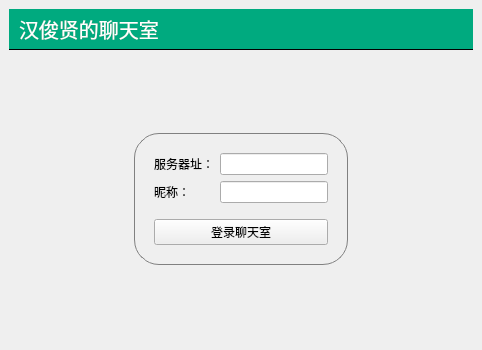
<?xml version="1.0" encoding="UTF-8"?>
<ui version="4.0">
 <class>MainWindow</class>
 <widget class="QMainWindow" name="MainWindow">
  <property name="geometry">
   <rect>
    <x>0</x>
    <y>0</y>
    <width>482</width>
    <height>350</height>
   </rect>
  </property>
  <property name="windowTitle">
   <string>MainWindow</string>
  </property>
  <property name="styleSheet">
   <string notr="true">#titleLabel {
    background: white;
    color: blue;
    font-size: 20px;
    border: none;
    border-bottom: 1px solid black;
    padding: 5px;
	font 24pt&quot;黑体&quot;;
	color:rgb(255,255,255);
background-color:rgba(0,170,127,255);

}

#mainFrame {
    border: none;
    background: white;
}

#loginFrame {
    background: qlineargradient(x1:0, y1:0, x2:0, y2:1, stop:0 #ddff, stop:1 #aaff);
    border: 1px solid gray;
    padding: 10px;
    border-radius: 25px;
}</string>
  </property>
  <widget class="QWidget" name="centralwidget">
   <layout class="QVBoxLayout" name="verticalLayout">
    <item>
     <widget class="QLabel" name="titleLabel">
      <property name="styleSheet">
       <string notr="true"/>
      </property>
      <property name="text">
       <string>汉俊贤的聊天室</string>
      </property>
     </widget>
    </item>
    <item>
     <widget class="QStackedWidget" name="stackedWidget">
      <property name="currentIndex">
       <number>1</number>
      </property>
      <widget class="QWidget" name="loginPage">
       <layout class="QVBoxLayout" name="verticalLayout_3">
        <item>
         <layout class="QHBoxLayout" name="horizontalLayout">
          <item>
           <widget class="QTextEdit" name="textEdit"/>
          </item>
          <item>
           <widget class="QListWidget" name="listWidget">
            <property name="maximumSize">
             <size>
              <width>120</width>
              <height>16777215</height>
             </size>
            </property>
           </widget>
          </item>
         </layout>
        </item>
        <item>
         <layout class="QHBoxLayout" name="horizontalLayout_2">
          <item>
           <widget class="QLineEdit" name="lineEdit"/>
          </item>
          <item>
           <widget class="QPushButton" name="saveButton">
            <property name="text">
             <string>发送</string>
            </property>
           </widget>
          </item>
          <item>
           <widget class="QPushButton" name="logoutButton">
            <property name="text">
             <string>退出</string>
            </property>
           </widget>
          </item>
         </layout>
        </item>
       </layout>
      </widget>
      <widget class="QWidget" name="chatPage">
       <layout class="QGridLayout" name="gridLayout">
        <item row="0" column="1">
         <spacer name="verticalSpacer_2">
          <property name="orientation">
           <enum>Qt::Vertical</enum>
          </property>
          <property name="sizeHint" stdset="0">
           <size>
            <width>20</width>
            <height>61</height>
           </size>
          </property>
         </spacer>
        </item>
        <item row="1" column="0">
         <spacer name="horizontalSpacer">
          <property name="orientation">
           <enum>Qt::Horizontal</enum>
          </property>
          <property name="sizeHint" stdset="0">
           <size>
            <width>106</width>
            <height>20</height>
           </size>
          </property>
         </spacer>
        </item>
        <item row="1" column="1">
         <widget class="QFrame" name="loginFrame">
          <property name="styleSheet">
           <string notr="true"/>
          </property>
          <property name="frameShape">
           <enum>QFrame::StyledPanel</enum>
          </property>
          <property name="frameShadow">
           <enum>QFrame::Raised</enum>
          </property>
          <layout class="QVBoxLayout" name="verticalLayout_2">
           <item>
            <layout class="QFormLayout" name="formLayout">
             <item row="0" column="0">
              <widget class="QLabel" name="label_2">
               <property name="text">
                <string>服务器址：</string>
               </property>
              </widget>
             </item>
             <item row="1" column="0">
              <widget class="QLabel" name="label_3">
               <property name="text">
                <string>昵称：</string>
               </property>
              </widget>
             </item>
             <item row="1" column="1">
              <widget class="QLineEdit" name="usernameEdit"/>
             </item>
             <item row="0" column="1">
              <widget class="QLineEdit" name="serverEdit"/>
             </item>
            </layout>
           </item>
           <item>
            <spacer name="verticalSpacer">
             <property name="orientation">
              <enum>Qt::Vertical</enum>
             </property>
             <property name="sizeType">
              <enum>QSizePolicy::Fixed</enum>
             </property>
             <property name="sizeHint" stdset="0">
              <size>
               <width>20</width>
               <height>10</height>
              </size>
             </property>
            </spacer>
           </item>
           <item>
            <widget class="QPushButton" name="pushButton">
             <property name="text">
              <string>登录聊天室</string>
             </property>
            </widget>
           </item>
          </layout>
         </widget>
        </item>
        <item row="1" column="2">
         <spacer name="horizontalSpacer_2">
          <property name="orientation">
           <enum>Qt::Horizontal</enum>
          </property>
          <property name="sizeHint" stdset="0">
           <size>
            <width>106</width>
            <height>20</height>
           </size>
          </property>
         </spacer>
        </item>
        <item row="2" column="1">
         <spacer name="verticalSpacer_3">
          <property name="orientation">
           <enum>Qt::Vertical</enum>
          </property>
          <property name="sizeHint" stdset="0">
           <size>
            <width>20</width>
            <height>61</height>
           </size>
          </property>
         </spacer>
        </item>
       </layout>
      </widget>
     </widget>
    </item>
   </layout>
  </widget>
 </widget>
 <resources/>
 <connections/>
</ui>
